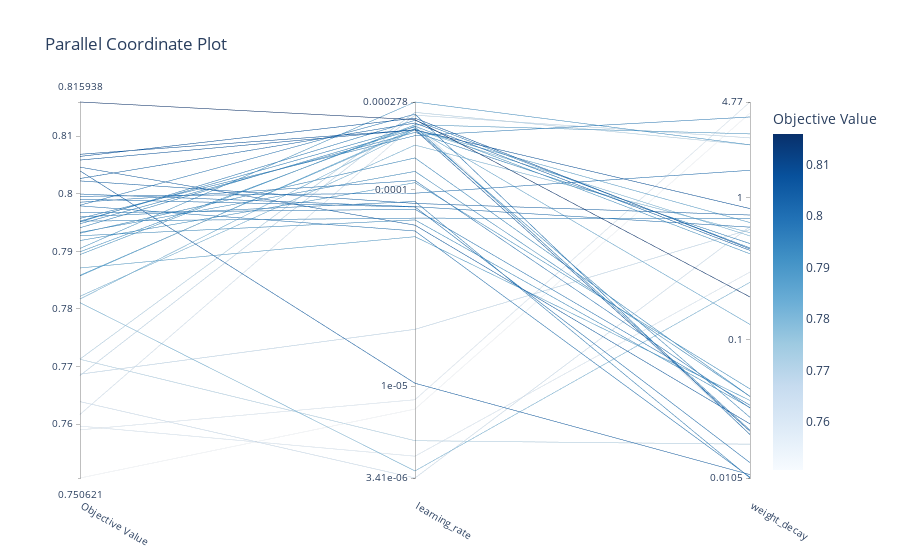

The notebook cell saved with this chart:
### Code cell
visualize.plot_parallel_coordinate(study)
